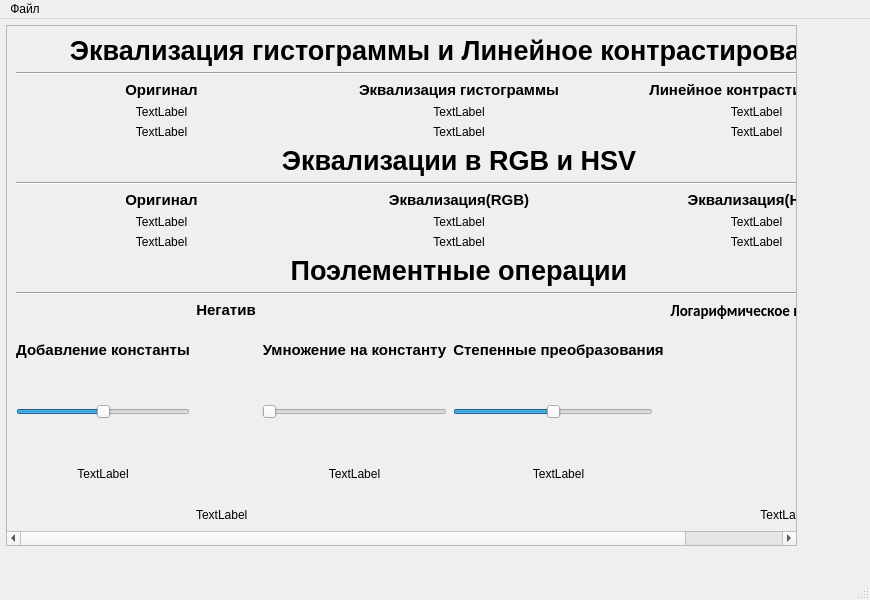
<?xml version="1.0" encoding="UTF-8"?>
<ui version="4.0">
 <class>MainWindow</class>
 <widget class="QMainWindow" name="MainWindow">
  <property name="geometry">
   <rect>
    <x>0</x>
    <y>0</y>
    <width>870</width>
    <height>600</height>
   </rect>
  </property>
  <property name="sizePolicy">
   <sizepolicy hsizetype="Maximum" vsizetype="Maximum">
    <horstretch>0</horstretch>
    <verstretch>0</verstretch>
   </sizepolicy>
  </property>
  <property name="maximumSize">
   <size>
    <width>16777215</width>
    <height>16777215</height>
   </size>
  </property>
  <property name="windowTitle">
   <string>MainWindow</string>
  </property>
  <widget class="QWidget" name="centralwidget">
   <property name="sizePolicy">
    <sizepolicy hsizetype="Preferred" vsizetype="Preferred">
     <horstretch>0</horstretch>
     <verstretch>0</verstretch>
    </sizepolicy>
   </property>
   <property name="maximumSize">
    <size>
     <width>16777215</width>
     <height>16777215</height>
    </size>
   </property>
   <widget class="QScrollArea" name="scrollArea">
    <property name="geometry">
     <rect>
      <x>6</x>
      <y>6</y>
      <width>791</width>
      <height>521</height>
     </rect>
    </property>
    <property name="widgetResizable">
     <bool>true</bool>
    </property>
    <widget class="QWidget" name="scrollAreaWidgetContents_4">
     <property name="geometry">
      <rect>
       <x>0</x>
       <y>0</y>
       <width>810</width>
       <height>519</height>
      </rect>
     </property>
     <layout class="QVBoxLayout" name="verticalLayout_5">
      <item>
       <widget class="QLabel" name="label">
        <property name="baseSize">
         <size>
          <width>0</width>
          <height>40</height>
         </size>
        </property>
        <property name="font">
         <font>
          <pointsize>20</pointsize>
          <bold>true</bold>
         </font>
        </property>
        <property name="inputMethodHints">
         <set>Qt::ImhHiddenText</set>
        </property>
        <property name="text">
         <string>Эквализация гистограммы и Линейное контрастирование</string>
        </property>
        <property name="alignment">
         <set>Qt::AlignCenter</set>
        </property>
       </widget>
      </item>
      <item>
       <widget class="Line" name="line">
        <property name="orientation">
         <enum>Qt::Horizontal</enum>
        </property>
       </widget>
      </item>
      <item>
       <layout class="QHBoxLayout" name="horizontalLayout_2">
        <item>
         <layout class="QVBoxLayout" name="verticalLayout_2">
          <item>
           <widget class="QLabel" name="label_6">
            <property name="font">
             <font>
              <pointsize>11</pointsize>
              <bold>true</bold>
             </font>
            </property>
            <property name="text">
             <string>Оригинал</string>
            </property>
            <property name="alignment">
             <set>Qt::AlignCenter</set>
            </property>
           </widget>
          </item>
          <item>
           <widget class="QLabel" name="label_2">
            <property name="sizePolicy">
             <sizepolicy hsizetype="Preferred" vsizetype="Preferred">
              <horstretch>0</horstretch>
              <verstretch>0</verstretch>
             </sizepolicy>
            </property>
            <property name="minimumSize">
             <size>
              <width>0</width>
              <height>0</height>
             </size>
            </property>
            <property name="text">
             <string>TextLabel</string>
            </property>
            <property name="scaledContents">
             <bool>false</bool>
            </property>
            <property name="alignment">
             <set>Qt::AlignCenter</set>
            </property>
           </widget>
          </item>
          <item>
           <widget class="QLabel" name="label_4">
            <property name="sizePolicy">
             <sizepolicy hsizetype="Preferred" vsizetype="Preferred">
              <horstretch>0</horstretch>
              <verstretch>0</verstretch>
             </sizepolicy>
            </property>
            <property name="text">
             <string>TextLabel</string>
            </property>
            <property name="scaledContents">
             <bool>false</bool>
            </property>
            <property name="alignment">
             <set>Qt::AlignCenter</set>
            </property>
           </widget>
          </item>
         </layout>
        </item>
        <item>
         <layout class="QVBoxLayout" name="verticalLayout_3">
          <item>
           <widget class="QLabel" name="label_7">
            <property name="font">
             <font>
              <pointsize>11</pointsize>
              <bold>true</bold>
             </font>
            </property>
            <property name="text">
             <string>Эквализация гистограммы</string>
            </property>
            <property name="alignment">
             <set>Qt::AlignCenter</set>
            </property>
           </widget>
          </item>
          <item>
           <widget class="QLabel" name="label_3">
            <property name="sizePolicy">
             <sizepolicy hsizetype="Preferred" vsizetype="Preferred">
              <horstretch>0</horstretch>
              <verstretch>0</verstretch>
             </sizepolicy>
            </property>
            <property name="text">
             <string>TextLabel</string>
            </property>
            <property name="scaledContents">
             <bool>false</bool>
            </property>
            <property name="alignment">
             <set>Qt::AlignCenter</set>
            </property>
           </widget>
          </item>
          <item>
           <widget class="QLabel" name="label_5">
            <property name="sizePolicy">
             <sizepolicy hsizetype="Preferred" vsizetype="Preferred">
              <horstretch>0</horstretch>
              <verstretch>0</verstretch>
             </sizepolicy>
            </property>
            <property name="text">
             <string>TextLabel</string>
            </property>
            <property name="scaledContents">
             <bool>false</bool>
            </property>
            <property name="alignment">
             <set>Qt::AlignCenter</set>
            </property>
           </widget>
          </item>
         </layout>
        </item>
        <item>
         <layout class="QVBoxLayout" name="verticalLayout_9">
          <item>
           <widget class="QLabel" name="label_14">
            <property name="font">
             <font>
              <pointsize>11</pointsize>
              <bold>true</bold>
             </font>
            </property>
            <property name="text">
             <string>Линейное контрастирование</string>
            </property>
            <property name="alignment">
             <set>Qt::AlignCenter</set>
            </property>
           </widget>
          </item>
          <item>
           <widget class="QLabel" name="label_10">
            <property name="text">
             <string>TextLabel</string>
            </property>
            <property name="alignment">
             <set>Qt::AlignCenter</set>
            </property>
           </widget>
          </item>
          <item>
           <widget class="QLabel" name="label_12">
            <property name="text">
             <string>TextLabel</string>
            </property>
            <property name="alignment">
             <set>Qt::AlignCenter</set>
            </property>
           </widget>
          </item>
         </layout>
        </item>
       </layout>
      </item>
      <item>
       <widget class="QLabel" name="label_8">
        <property name="font">
         <font>
          <pointsize>20</pointsize>
          <bold>true</bold>
         </font>
        </property>
        <property name="text">
         <string>Эквализации в RGB и HSV</string>
        </property>
        <property name="alignment">
         <set>Qt::AlignCenter</set>
        </property>
       </widget>
      </item>
      <item>
       <widget class="Line" name="line_2">
        <property name="orientation">
         <enum>Qt::Horizontal</enum>
        </property>
       </widget>
      </item>
      <item>
       <layout class="QHBoxLayout" name="horizontalLayout_3">
        <item>
         <layout class="QVBoxLayout" name="verticalLayout_11">
          <item>
           <widget class="QLabel" name="label_9">
            <property name="font">
             <font>
              <pointsize>11</pointsize>
              <bold>true</bold>
             </font>
            </property>
            <property name="text">
             <string>Оригинал</string>
            </property>
            <property name="alignment">
             <set>Qt::AlignCenter</set>
            </property>
           </widget>
          </item>
          <item>
           <widget class="QLabel" name="label_11">
            <property name="text">
             <string>TextLabel</string>
            </property>
            <property name="alignment">
             <set>Qt::AlignCenter</set>
            </property>
           </widget>
          </item>
          <item>
           <widget class="QLabel" name="label_13">
            <property name="text">
             <string>TextLabel</string>
            </property>
            <property name="alignment">
             <set>Qt::AlignCenter</set>
            </property>
           </widget>
          </item>
         </layout>
        </item>
        <item>
         <layout class="QVBoxLayout" name="verticalLayout_10">
          <item>
           <widget class="QLabel" name="label_15">
            <property name="font">
             <font>
              <pointsize>11</pointsize>
              <bold>true</bold>
             </font>
            </property>
            <property name="text">
             <string>Эквализация(RGB)</string>
            </property>
            <property name="alignment">
             <set>Qt::AlignCenter</set>
            </property>
           </widget>
          </item>
          <item>
           <widget class="QLabel" name="label_16">
            <property name="text">
             <string>TextLabel</string>
            </property>
            <property name="alignment">
             <set>Qt::AlignCenter</set>
            </property>
           </widget>
          </item>
          <item>
           <widget class="QLabel" name="label_17">
            <property name="text">
             <string>TextLabel</string>
            </property>
            <property name="alignment">
             <set>Qt::AlignCenter</set>
            </property>
           </widget>
          </item>
         </layout>
        </item>
        <item>
         <layout class="QVBoxLayout" name="verticalLayout_7">
          <item>
           <widget class="QLabel" name="label_18">
            <property name="font">
             <font>
              <pointsize>11</pointsize>
              <bold>true</bold>
             </font>
            </property>
            <property name="text">
             <string>Эквализация(HSV)</string>
            </property>
            <property name="alignment">
             <set>Qt::AlignCenter</set>
            </property>
           </widget>
          </item>
          <item>
           <widget class="QLabel" name="label_19">
            <property name="text">
             <string>TextLabel</string>
            </property>
            <property name="alignment">
             <set>Qt::AlignCenter</set>
            </property>
           </widget>
          </item>
          <item>
           <widget class="QLabel" name="label_20">
            <property name="text">
             <string>TextLabel</string>
            </property>
            <property name="alignment">
             <set>Qt::AlignCenter</set>
            </property>
           </widget>
          </item>
         </layout>
        </item>
       </layout>
      </item>
      <item>
       <widget class="QLabel" name="label_21">
        <property name="font">
         <font>
          <pointsize>20</pointsize>
          <bold>true</bold>
         </font>
        </property>
        <property name="text">
         <string>Поэлементные операции</string>
        </property>
        <property name="alignment">
         <set>Qt::AlignCenter</set>
        </property>
       </widget>
      </item>
      <item>
       <widget class="Line" name="line_3">
        <property name="orientation">
         <enum>Qt::Horizontal</enum>
        </property>
       </widget>
      </item>
      <item>
       <layout class="QHBoxLayout" name="horizontalLayout_4">
        <item>
         <layout class="QVBoxLayout" name="verticalLayout_15">
          <item>
           <widget class="QLabel" name="label_22">
            <property name="font">
             <font>
              <pointsize>11</pointsize>
              <bold>true</bold>
             </font>
            </property>
            <property name="text">
             <string>Добавление константы</string>
            </property>
            <property name="alignment">
             <set>Qt::AlignCenter</set>
            </property>
           </widget>
          </item>
          <item>
           <widget class="QSlider" name="horizontalSlider">
            <property name="maximumSize">
             <size>
              <width>200</width>
              <height>16777215</height>
             </size>
            </property>
            <property name="minimum">
             <number>-127</number>
            </property>
            <property name="maximum">
             <number>127</number>
            </property>
            <property name="orientation">
             <enum>Qt::Horizontal</enum>
            </property>
           </widget>
          </item>
          <item>
           <widget class="QLabel" name="label_23">
            <property name="text">
             <string>TextLabel</string>
            </property>
            <property name="alignment">
             <set>Qt::AlignCenter</set>
            </property>
           </widget>
          </item>
         </layout>
        </item>
        <item>
         <layout class="QVBoxLayout" name="verticalLayout_14">
          <item>
           <widget class="QLabel" name="label_27">
            <property name="font">
             <font>
              <pointsize>11</pointsize>
              <bold>true</bold>
             </font>
            </property>
            <property name="text">
             <string>Негатив</string>
            </property>
            <property name="alignment">
             <set>Qt::AlignCenter</set>
            </property>
           </widget>
          </item>
          <item>
           <spacer name="verticalSpacer">
            <property name="orientation">
             <enum>Qt::Vertical</enum>
            </property>
            <property name="sizeHint" stdset="0">
             <size>
              <width>20</width>
              <height>40</height>
             </size>
            </property>
           </spacer>
          </item>
          <item>
           <widget class="QLabel" name="label_26">
            <property name="text">
             <string>TextLabel</string>
            </property>
           </widget>
          </item>
         </layout>
        </item>
        <item>
         <layout class="QVBoxLayout" name="verticalLayout_13">
          <item>
           <widget class="QLabel" name="label_30">
            <property name="font">
             <font>
              <pointsize>11</pointsize>
              <bold>true</bold>
             </font>
            </property>
            <property name="text">
             <string>Умножение на константу</string>
            </property>
            <property name="alignment">
             <set>Qt::AlignCenter</set>
            </property>
           </widget>
          </item>
          <item>
           <widget class="QSlider" name="horizontalSlider_2">
            <property name="maximumSize">
             <size>
              <width>200</width>
              <height>16777215</height>
             </size>
            </property>
            <property name="baseSize">
             <size>
              <width>200</width>
              <height>0</height>
             </size>
            </property>
            <property name="minimum">
             <number>0</number>
            </property>
            <property name="maximum">
             <number>200</number>
            </property>
            <property name="orientation">
             <enum>Qt::Horizontal</enum>
            </property>
           </widget>
          </item>
          <item>
           <widget class="QLabel" name="label_29">
            <property name="text">
             <string>TextLabel</string>
            </property>
            <property name="alignment">
             <set>Qt::AlignCenter</set>
            </property>
           </widget>
          </item>
         </layout>
        </item>
        <item>
         <layout class="QVBoxLayout" name="verticalLayout_16">
          <item>
           <widget class="QLabel" name="label_33">
            <property name="font">
             <font>
              <pointsize>11</pointsize>
              <bold>true</bold>
             </font>
            </property>
            <property name="text">
             <string>Степенные преобразования</string>
            </property>
            <property name="alignment">
             <set>Qt::AlignCenter</set>
            </property>
           </widget>
          </item>
          <item>
           <widget class="QSlider" name="horizontalSlider_3">
            <property name="maximumSize">
             <size>
              <width>200</width>
              <height>16777215</height>
             </size>
            </property>
            <property name="baseSize">
             <size>
              <width>200</width>
              <height>0</height>
             </size>
            </property>
            <property name="maximum">
             <number>200</number>
            </property>
            <property name="singleStep">
             <number>200</number>
            </property>
            <property name="value">
             <number>100</number>
            </property>
            <property name="orientation">
             <enum>Qt::Horizontal</enum>
            </property>
           </widget>
          </item>
          <item>
           <widget class="QLabel" name="label_32">
            <property name="text">
             <string>TextLabel</string>
            </property>
            <property name="alignment">
             <set>Qt::AlignCenter</set>
            </property>
           </widget>
          </item>
         </layout>
        </item>
        <item>
         <layout class="QVBoxLayout" name="verticalLayout">
          <item>
           <widget class="QLabel" name="label_36">
            <property name="font">
             <font>
              <family>Calibri</family>
              <pointsize>11</pointsize>
              <bold>true</bold>
             </font>
            </property>
            <property name="text">
             <string>Логарифмическое преобразование</string>
            </property>
            <property name="alignment">
             <set>Qt::AlignCenter</set>
            </property>
           </widget>
          </item>
          <item>
           <spacer name="verticalSpacer_2">
            <property name="orientation">
             <enum>Qt::Vertical</enum>
            </property>
            <property name="sizeHint" stdset="0">
             <size>
              <width>20</width>
              <height>40</height>
             </size>
            </property>
           </spacer>
          </item>
          <item>
           <widget class="QLabel" name="label_34">
            <property name="text">
             <string>TextLabel</string>
            </property>
            <property name="alignment">
             <set>Qt::AlignCenter</set>
            </property>
           </widget>
          </item>
         </layout>
        </item>
       </layout>
      </item>
     </layout>
    </widget>
   </widget>
  </widget>
  <widget class="QMenuBar" name="menubar">
   <property name="geometry">
    <rect>
     <x>0</x>
     <y>0</y>
     <width>870</width>
     <height>22</height>
    </rect>
   </property>
   <widget class="QMenu" name="menu">
    <property name="title">
     <string>Файл</string>
    </property>
    <addaction name="a_open"/>
   </widget>
   <addaction name="menu"/>
  </widget>
  <widget class="QStatusBar" name="statusbar"/>
  <action name="a_open">
   <property name="text">
    <string>Открыть</string>
   </property>
  </action>
 </widget>
 <resources/>
 <connections/>
</ui>
